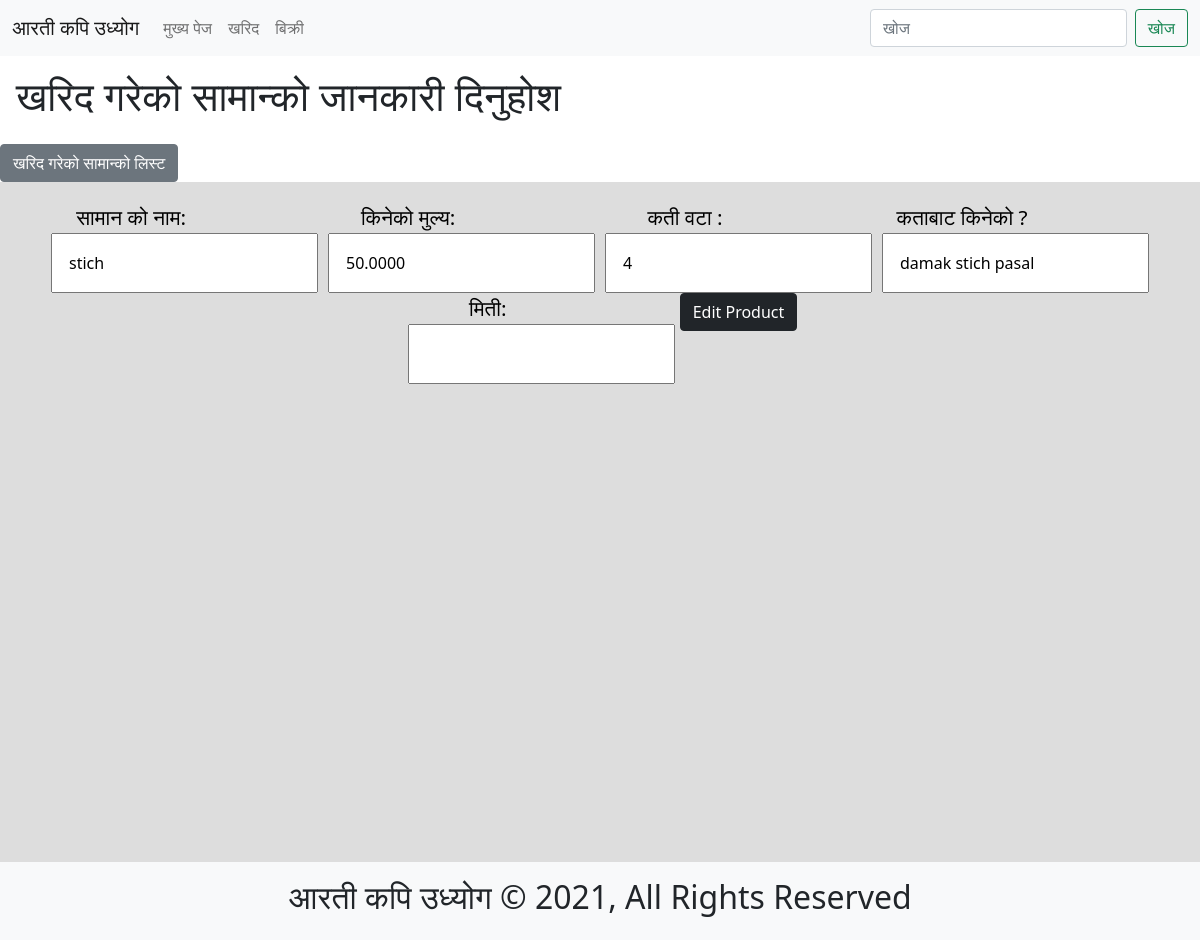
Page /purchases/edit/stich/ on the earlier database version.
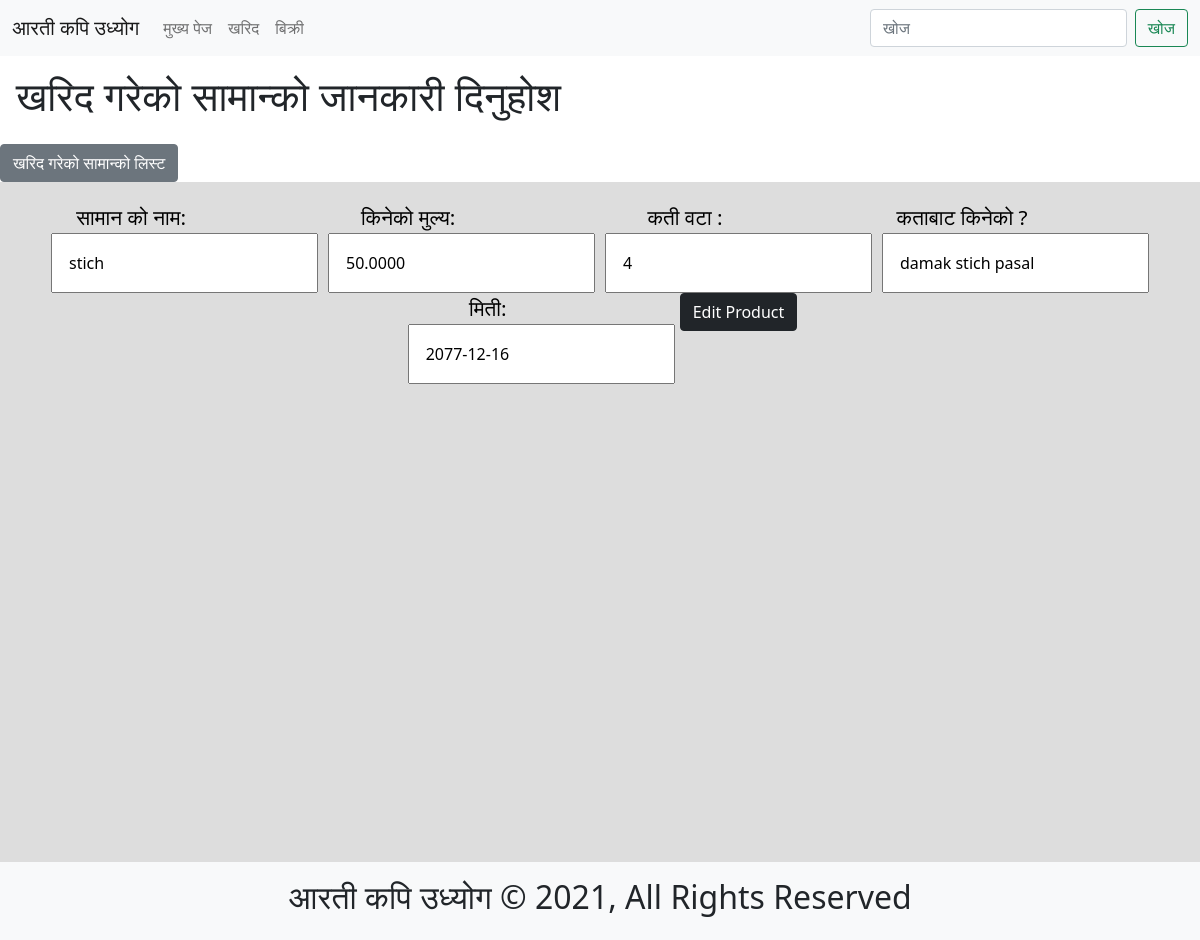
Same page on the later database version.
### purchases/models.py (models this page shows, shortened)
class Purchases(models.Model):
    product_name = models.CharField(max_length=255, blank=False, null=True)
    price = models.DecimalField(
        decimal_places=4, max_digits=255, blank=False, null=True)
    quantity = models.CharField(max_length=255, blank=False, null=True)
    slug = models.SlugField(max_length=255, blank=False,
                            null=False, unique=True)
    bought_from = models.CharField(max_length=255, blank=False, null=True)
    date = models.DateField(auto_now=False, blank=True, null=True)
    objects = PurchasesManager()

### purchases/views.py (the view, shortened to what this page needs)
# urls.py: path('edit/<str:slug>/', purchase_edit),
def purchase_edit(request, slug):
    template_name = "purchase_edit.html"
    purchase = Purchases.objects.filter(slug=slug).first()
    purchases_edit_form = PurchasesModelForm(
        request.POST or None, instance=purchase)
    context = {
        "form": purchases_edit_form
    }
    return render(request, template_name, context)

### purchases/forms.py (shortened to what this page needs)
class PurchasesModelForm(forms.ModelForm):
    class Meta:
        model = Purchases
        labels = {
            'product_name': 'सामान को नाम',
            'price': 'किनेको मुल्य',
            'quantity': 'कती वटा ',
            'bought_from': 'कताबाट किनेको ?',
            "date": "मिती",
        }
        fields = ["product_name", "price",
                  "quantity", "bought_from", "date"]

### purchases/models.py (called while the page is built)
    def get_queryset(self):
        return PurchasesQuerySet(self.model, using=self._db)

### purchases/templates/purchase_edit.html
{% extends 'purchases.html' %}
{% block form %}
        {{form.as_p}}
{% endblock %}
{% block edit_button %}
<button class="btn btn-dark" type="submit">Edit Product</button>
{% endblock %}

### purchases/templates/purchases.html (shortened to what this page needs)
{% extends 'base.html' %}
{% block head %}
{% load static %}
<link rel="stylesheet" href="{% static 'purchases_home/purchases_home.css' %}">
{% endblock %}
{% block content %}
<h1 class="p-3">खरिद गरेको सामान्को जानकारी दिनुहोश </h1>
<a class="btn btn-secondary ml-3 block" href="/purchases/list">खरिद गरेको सामान्को लिस्ट </a>
<section id="purchases_content" class="sufficient_content_height">
    <div class="container">
        <form class="itemform" method="POST"> {% csrf_token %}
         {% block form %}{% endblock %}
            <br>
            <div>
                {% block edit_button %}{% endblock %}
            </div>
        </form>
    </div>
</section>
{% endblock %}

### templates/base.html (shortened to what this page needs)
<!doctype html>
<html lang="en">
  <head>
    <link href="https://cdn.jsdelivr.net/npm/bootstrap@5.0.0-beta2/dist/css/bootstrap.min.css" rel="stylesheet">
    {% block head %}
    {% endblock %}
    {% load static %}
    <link rel="stylesheet" href="{% static 'base/base.css' %}">
  </head>
  <body>
      {% include 'page_comps/header.html' %}
    {% block content %}{% endblock %}
    {% include  'page_comps/footer.html' %}
  </body>
</html>

### templates/page_comps/header.html (shortened to what this page needs)
<header class="sticky-top">
    <nav class="navbar navbar-expand-lg navbar-light bg-light">
        <div class="container-fluid">
          <a class="navbar-brand" href="/">आरती कपि उध्योग</a>
          <div class="collapse navbar-collapse" id="navbarSupportedContent">
            <ul class="navbar-nav me-auto mb-2 mb-lg-0">
              <li class="nav-item">
                <a class="nav-link {% if request.path == '/' %} bg-primary text-white p-2 {% endif %}" aria-current="page" href="/">मुख्य पेज </a>
              </li>
              <li class="nav-item">
                <a class="nav-link {% if request.path == '/purchases/' %} bg-primary text-white p-2 {% endif %}" href="/purchases">खरिद</a>
              </li>
              <li class="nav-item">
                <a class="nav-link {% if request.path == '/sales/' %} bg-primary text-white p-2 {% endif %}" href="/sales">बिक्री</a>
              </li>
            </ul>
            <form class="d-flex" action="/search/">
              <input class="form-control me-2" type="search" name="q" placeholder="खोज" aria-label="Search">
              <button class="btn btn-outline-success" type="submit">खोज</button>
            </form>
          </div>
        </div>
      </nav>
</header>

### templates/page_comps/footer.html
<footer class="p-3 bg-light text-center">
    <h2>आरती कपि उध्योग &copy; 2021, All Rights Reserved</h2>
</footer>

### purchases/staticfiles/purchases_home/purchases_home.css (style rules this page uses)
#purchases_content { color: black; min-height: 85vh; padding: 20px 0; }
#purchases_content .container form { display: -webkit-box; display: -ms-flexbox; display: flex; -webkit-box-pack: center; -ms-flex-pack: center; justify-content: center; -ms-flex-wrap: wrap; flex-wrap: wrap; }
#purchases_content .container p { margin: 0 5px; }
#purchases_content .container p label { display: block; text-align: center; margin-right: 40%; font-size: 1.3rem; }
#purchases_content .container p input { padding: 1rem; outline: none; min-width: 15vw; }

### staticfiles/base/base.css (style rules this page uses)
* { margin: 0; padding: 0; -webkit-box-sizing: border-box; box-sizing: border-box; }
.sufficient_content_height { min-height: 85vh; display: -webkit-box; display: -ms-flexbox; display: flex; -webkit-box-pack: center; -ms-flex-pack: center; justify-content: center; background: #ddd; }

Differences in the rows shown:
changed Purchases "stich": date (not shown) → "2077-12-16"
